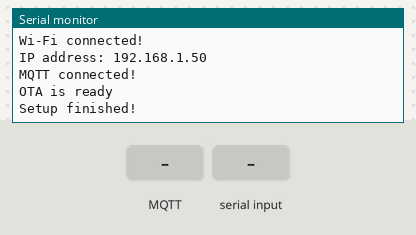
Bench run of a sketch on a simulated ESP8266 (NodeMCU). On the bench: the last lines printed to the serial monitor. The inputs (shaded band) are chosen by the test bench. WiFi joins after 1.5 s; servers stay silent unless stated; no MQTT or app messages arrive unless stated; not simulated (calls return 0 or success): secrets.h. At 8.8 s the program restarts the board; the recording ends there.

Above: at 2.7 s.
2.8 s: MQTT message "MEASURE" arrives on the first subscribed topic
At 3.5 s:
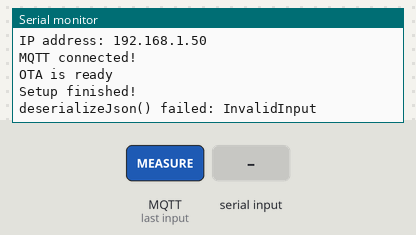
4.3 s: "MEASURE,1\n" received over Serial
At 5.5 s:
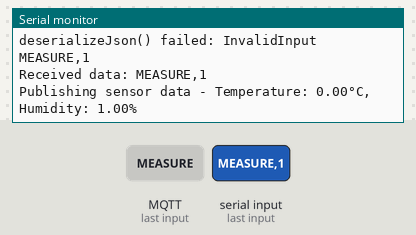
5.8 s: "RESET,1\n" received over Serial
At 6.9 s:
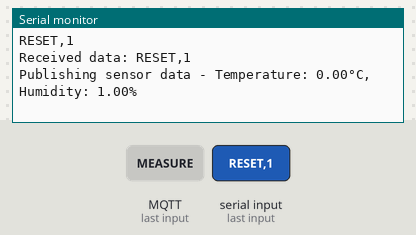
7.3 s: "MEASURE\n" received over Serial
At 7.8 s:
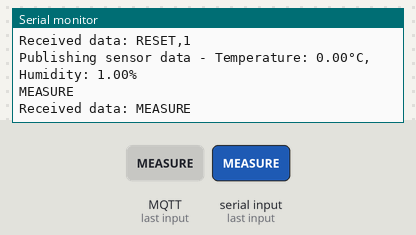

Measured:
- after the input at 2.8 s, the serial monitor: prints a new line at once (image 1)
- after the input at 4.3 s, the serial monitor: prints a new line at once (image 2)
- after the input at 5.8 s, the serial monitor: prints a new line at once (image 3)
- after the input at 7.3 s, the serial monitor: prints a new line at once (image 4)

The sketch:

ESP-01.ino
```cpp
#include <ArduinoJson.h>
#include <ESP8266WiFi.h>
#include <ESP8266mDNS.h>
#include <ESP8266WebServer.h>
#include <WiFiUdp.h>
#include <ArduinoOTA.h>
#include <MQTT.h>
#include "secrets.h"

#define MAX_LOG_SIZE 2000
#define MAX_PENDING_LOGS 16

WiFiClient net;
ESP8266WebServer server(8009);
MQTTClient mqttClient;

String logData = "ESP-01 Box logs: \n\n";

// Сообщения, записанные до подключения к брокеру, копятся здесь и уходят в MQTT
// сразу после соединения — иначе логи из setup() теряются для централизованных логов
struct PendingLog {
  String msg;
  String level;
};
PendingLog pendingLogs[MAX_PENDING_LOGS];
int pendingCount = 0;

const char* MQTT_BROKER_IP = "192.168.1.77";  // ← your broker IP here
const char* DEVICE_ID = "ESP-01";
const char* AVAILABILITY_TOPIC = "home/availability/esp-01-1";
const char* DATA_TOPIC = "home/climate/esp-01-1/data";
const char* COMMAND_TOPIC = "home/cmd/esp-01-1";
const char* LOG_TOPIC = "home/logs/esp-01-1";

bool isFirstValuePublished = false;
String receivedPayload;

void publishLog(const String& message, const char* level) {
  JsonDocument doc;
  doc["level"] = level;
  doc["msg"] = message;
  char payload[384];
  serializeJson(doc, payload);
  mqttClient.publish(LOG_TOPIC, payload);
}

// Отправляет накопленные до подключения сообщения и очищает буфер
void flushPendingLogs() {
  for (int i = 0; i < pendingCount; i++) {
    publishLog(pendingLogs[i].msg, pendingLogs[i].level.c_str());
    pendingLogs[i].msg = "";
    pendingLogs[i].level = "";
  }
  pendingCount = 0;
}

void log(String message) {
  log(message, "info");
}

void log(String message, const char* level) {
  Serial.println(message);

  logData += message + "\n";

  // If the log buffer exceeds MAX_LOG_SIZE, trim it without touching the header
  if (logData.length() > MAX_LOG_SIZE) {
    logData = logData.substring(logData.indexOf("\n") + 1);  // Dropping the first (header) line
    if (logData.length() > MAX_LOG_SIZE) {
      logData = logData.substring(logData.length() - MAX_LOG_SIZE);  // Keeping the most recent entries
    }
  }

  // Пока брокер недоступен, копим сообщения; они уйдут в MQTT после подключения
  if (mqttClient.connected()) {
    publishLog(message, level);
  } else if (pendingCount < MAX_PENDING_LOGS) {
    pendingLogs[pendingCount].msg = message;
    pendingLogs[pendingCount].level = level;
    pendingCount++;
  }
}

// Handles requests to the server's root page
void handleRoot() {
  server.send(200, "text/plain; charset=utf-8", logData);
}

bool connectToMQTT() {
  const int maxAttempts = 5;
  int attempt = 0;

  while (!mqttClient.connect(DEVICE_ID, MQTT_USER, MQTT_PASS) && attempt < maxAttempts) {
    log("MQTT connect failed, retrying...");
    delay(1000);
    ArduinoOTA.handle();  // keeping OTA responsive while waiting
    attempt++;
  }

  if (mqttClient.connected()) {
    mqttClient.publish(AVAILABILITY_TOPIC, "online");
    flushPendingLogs();  // отправляем то, что накопилось до подключения
    log("MQTT connected!");
    mqttClient.subscribe(COMMAND_TOPIC);
    return true;
  } else {
    log("MQTT not connected after " + String(maxAttempts) + " attempts, skipping");
    return false;
  }
}

void messageReceived(String& topic, String& payload) {
  receivedPayload = payload;

  // Note: Do not use the client in the callback to publish, subscribe or
  // unsubscribe as it may cause deadlocks when other things arrive while
  // sending and receiving acknowledgments. Instead, change a global variable,
  // or push to a queue and handle it in the loop after calling `client.loop()`.
}

void setup() {
  Serial.begin(9600);
  log("Reset reason = " + ESP.getResetReason());

  initWiFi();
  initWebServer();

  mqttClient.begin(MQTT_BROKER_IP, net);
  mqttClient.onMessage(messageReceived);
  mqttClient.setWill(AVAILABILITY_TOPIC, "offline");
  connectToMQTT();

  initOTA();

  log("Setup finished!");
}

void loop() {
  mqttClient.loop();
  delay(10);  // <- fixes some issues with WiFi stability

  server.handleClient();
  ArduinoOTA.handle();

  if (receivedPayload.length() > 0) {
    JsonDocument doc;

    // Deserialize the JSON document
    DeserializationError error = deserializeJson(doc, receivedPayload);

    // Test if parsing succeeds
    if (error) {
      log(String("deserializeJson() failed: ") + error.f_str());
    } else {
      if (doc["cmd"] == "MEASURE") {
        Serial.println("MEASURE");
      }
    }
  }

  receivedPayload = "";

  if (!Serial.available()) return;

  String receivedData = Serial.readStringUntil('\n');  // Reading until the \n character
  Serial.println(receivedData);
  log("Received data: " + receivedData);

  receivedData.trim();
  if (receivedData == "RESET") {
    ESP.restart();  // software reset of ESP
  }

  if (!mqttClient.connected()) {
    if (!connectToMQTT()) {
      log("Unable to connect to the MQTT broker. Trying again...");
      return;
    }
  }

  int firstComma = receivedData.indexOf(',');
  if (firstComma > 0) {
    float temperature = receivedData.substring(0, firstComma).toFloat();
    int secondComma = receivedData.indexOf(',', firstComma + 1);
    if (secondComma > firstComma) {
      float humidity = receivedData.substring(firstComma + 1, secondComma).toFloat();
      float illuminance = receivedData.substring(secondComma + 1).toFloat();
      sendData(temperature, humidity, illuminance);
    } else {
      float humidity = receivedData.substring(firstComma + 1).toFloat();
      sendData(temperature, humidity);
    }
  }
}

void initWiFi() {
  WiFi.mode(WIFI_STA);
  WiFi.setOutputPower(17.5);  // REQUIRED! OTHERWISE THERE WILL BE CONSTANT WDT RESETS
  WiFi.begin(STASSID, STAPSK);
  log("Connecting to Wi-Fi...");
  while (WiFi.waitForConnectResult() != WL_CONNECTED) {
    log("Connection Failed! Rebooting...");
    delay(5000);
    ESP.restart();
  }
  log("Wi-Fi connected!");
  log("IP address: " + WiFi.localIP().toString());
}

void initWebServer() {
  server.on("/", handleRoot);
  server.begin();
}

void initOTA() {
  // Port defaults to 8266
  //ArduinoOTA.setPort(8266);

  // Hostname defaults to esp8266-[ChipID]
  ArduinoOTA.setHostname("myESP01");

  // No authentication by default
  ArduinoOTA.setPassword("admin");

  // Password can be set with it's md5 value as well
  // MD5(admin) = 21232f297a57a5a743894a0e4a801fc3
  // ArduinoOTA.setPasswordHash("21232f297a57a5a743894a0e4a801fc3");

  ArduinoOTA.onStart([]() {
    // Только Serial: тяжёлая работа в колбэках OTA на ESP-01 приводит к краху
    Serial.println("OTA start");
  });
  ArduinoOTA.onEnd([]() {
    Serial.println("\nOTA end");
  });
  ArduinoOTA.onProgress([](unsigned int progress, unsigned int total) {
    // Без MQTT, JSON и роста logData в момент записи во flash
    Serial.printf("Progress: %u%%\r", (progress / (total / 100)));
  });
  ArduinoOTA.onError([](ota_error_t error) {
    Serial.printf("OTA error[%u]: ", error);
    if (error == OTA_AUTH_ERROR) {
      Serial.println("Auth Failed");
    } else if (error == OTA_BEGIN_ERROR) {
      Serial.println("Begin Failed");
    } else if (error == OTA_CONNECT_ERROR) {
      Serial.println("Connect Failed");
    } else if (error == OTA_RECEIVE_ERROR) {
      Serial.println("Receive Failed");
    } else if (error == OTA_END_ERROR) {
      Serial.println("End Failed");
    }
  });
  ArduinoOTA.begin();
  log("OTA is ready");
}

void sendData(float temperature, float humidity) {
  sendData(temperature, humidity, NAN);
}

void sendData(float temperature, float humidity, float illuminance) {
  // Building the JSON
  JsonDocument doc;
  JsonObject measurements = doc["measurements"].to<JsonObject>();
  measurements["temperature"] = temperature;
  measurements["humidity"] = humidity;
  if (!isnan(illuminance)) {
    measurements["illuminance"] = illuminance;
  }

  char payload[128];
  serializeJson(doc, payload);
  if (!isFirstValuePublished) {
    mqttClient.publish(AVAILABILITY_TOPIC, "online");
    isFirstValuePublished = true;
  }
  mqttClient.publish(DATA_TOPIC, payload);

  String logMsg = "Publishing sensor data - Temperature: " + String(temperature) + "°C, Humidity: " + String(humidity) + "%";
  if (!isnan(illuminance)) {
    logMsg += ", Illuminance: " + String(illuminance) + "lx";
  }
  log(logMsg);
}
```
